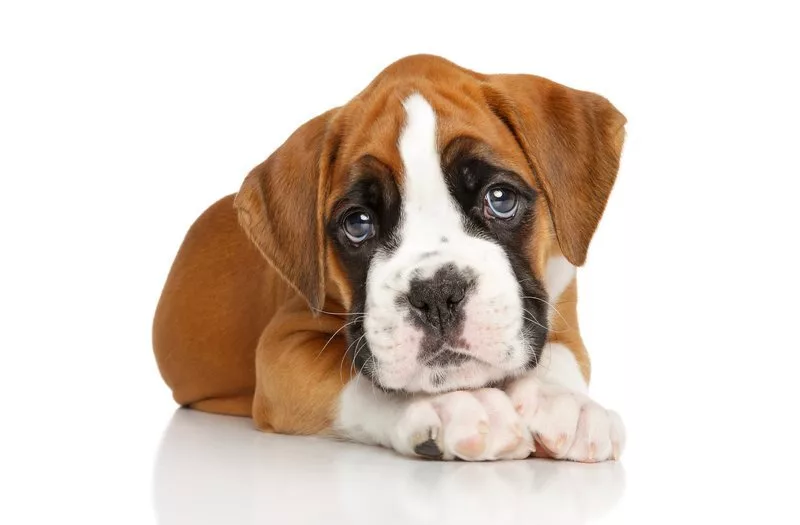
#> input picture lab1/input/dog.jpg, 800 x 525 px, found by its file name
$ python main.py
#> lines starting #> are read from the running program, lines starting #| are printed output that depends on the picture; after the words box and inside, x2 and y2 are one past the last pixel; in counts of white or black regions, pixels touching at a corner belong together
import cv2
import numpy as np

def convert_to_black_and_white_and_get_mask(input_image_path, output_bw_path, output_mask_path):
    # Load the image using OpenCV
#> called with input_image_path = 'lab1/input/dog.jpg', output_bw_path = 'lab1/output/black_white_dog.jpg', output_mask_path = 'lab1/output/binary_mask_dog.jpg'
    image = cv2.imread(input_image_path)
#> image is the input picture: shape (525, 800, 3); mean B, G, R 197.8, 207.9, 220.9

    # Check if the image was loaded successfully
    if image is not None:
    # Get the height and width of the image
        height, width, _ = image.shape
#> height = 525; width = 800

        # Create an empty black and white image of the same size
        black_white_image = np.zeros((height, width), dtype=np.uint8)

        # Iterate over each pixel in the image
        for y in range(height):
            for x in range(width):
                # Get the pixel value at the current position
                pixel = image[y, x]

                # Calculate the grayscale value using the formula: gray = 0.299*R + 0.587*G + 0.114*B
                gray = int(0.36 * pixel[2] + 0.53 * pixel[1] + 0.11 * pixel[0])

                # Set the grayscale value for the corresponding pixel in the black and white image
                black_white_image[y, x] = gray
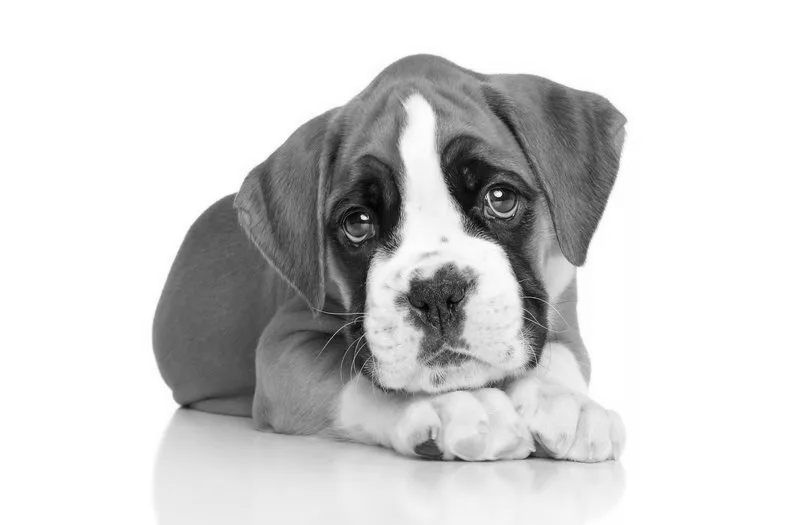
#> black_white_image: shape (525, 800); min 0, max 255, mean 211.2

        # Save the black and white image
        cv2.imwrite(output_bw_path, black_white_image)

        # Apply a global threshold to create a binary mask
        _, binary_mask = cv2.threshold(black_white_image, 248, 255, cv2.THRESH_BINARY_INV)
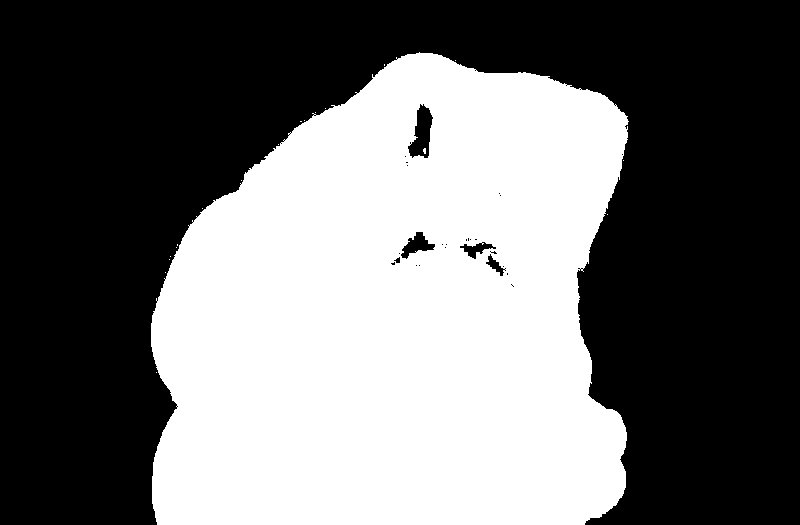
#> binary_mask: shape (525, 800); 43.2% white; 19 white regions (18 under 20 px), largest, box (x1, y1, x2, y2) and area: (151, 52, 629, 525) 181342

        # Save the binary mask
        cv2.imwrite(output_mask_path, binary_mask)

        print("Image converted to grayscale and saved as", output_bw_path)
        print("Binary mask saved as", output_mask_path)
    else:
        print("Failed to load the image.")
    return image,binary_mask,black_white_image

def cut_object_from_image(input_image_path, binary_mask_path, output_cut_path):
    # Load the input image and binary mask using OpenCV
#> called with input_image_path = 'lab1/input/dog.jpg', binary_mask_path = 'lab1/output/binary_mask_dog.jpg', output_cut_path = 'lab1/output/extracted_dog.jpg'
    input_image = cv2.imread(input_image_path)
    binary_mask = cv2.imread(binary_mask_path, cv2.IMREAD_GRAYSCALE)
#> binary_mask: shape (525, 800); min 0, max 255, mean 110.1

    # Check if the images were loaded successfully
    if input_image is not None and binary_mask is not None:
        # Create an empty image with the same dimensions as the input image
        output_cut_image = np.zeros_like(input_image)

        # Copy the object from the input image where the mask is white
        output_cut_image = cv2.bitwise_and(input_image, input_image, mask=binary_mask)
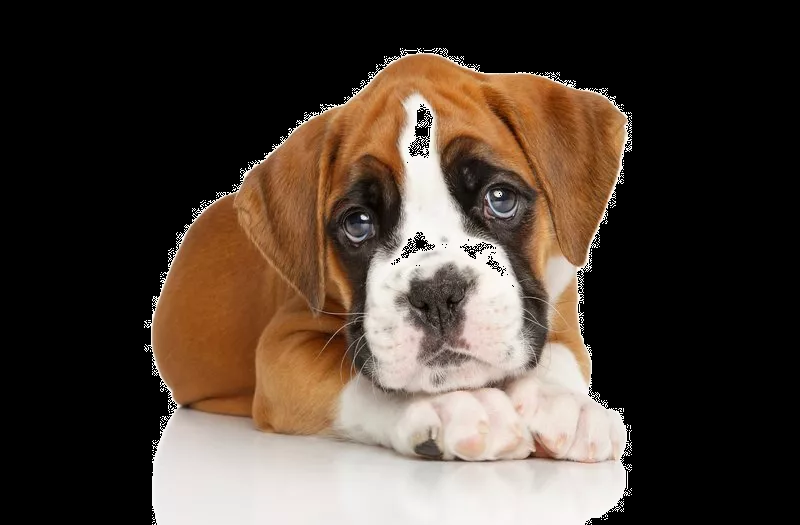
#> output_cut_image: shape (525, 800, 3); mean B, G, R 54.5, 64.5, 77.6

        # Save the result with the object extracted
        cv2.imwrite(output_cut_path, output_cut_image)

        print("Object cut and saved as", output_cut_path)
    else:
        print("Failed to load the input image or binary mask.")

for i in ['dog.jpg','loremipsum.png','pear.jpg','text.png']:
    image = 'lab1/input/'+i
    output_bw_path='lab1/output/black_white_'+i
    output_mask_path='lab1/output/binary_mask_'+i
    output_extracted_path='lab1/output/extracted_'+i

    _, masked, bw_image = convert_to_black_and_white_and_get_mask(image,output_bw_path,output_mask_path)
    cut_object_from_image(image,output_mask_path,output_extracted_path)
#> pass 2 of the loop `for i in ['dog.jpg','loremipsum.png','pear.jpg','text.png']:`:
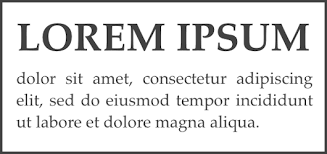
#> input picture lab1/input/loremipsum.png, 327 x 154 px, found by its file name
#> in convert_to_black_and_white_and_get_mask, image is the input picture: shape (154, 327, 3); min 0, max 255, mean 226.6
#> in convert_to_black_and_white_and_get_mask (call 2), `_, binary_mask = cv2.threshold(black_white_image, 248, 255, cv2.THRESH..`:
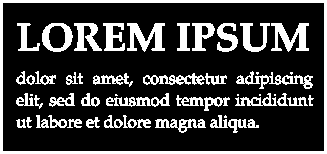
#> binary_mask: shape (154, 327); 22.5% white; 52 white regions (8 under 20 px), largest, box (x1, y1, x2, y2) and area: (0, 0, 327, 154) 2850, (127, 23, 165, 52) 598, (271, 23, 309, 52) 577
#> in cut_object_from_image (call 2), `output_cut_image = cv2.bitwise_and(input_image, input_image, mask=bina..`:
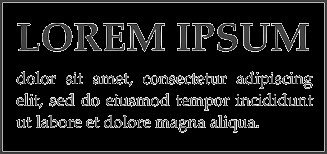
#> output_cut_image: shape (154, 327, 3); min 0, max 248, mean 29.1
#> pass 3 of the loop `for i in ['dog.jpg','loremipsum.png','pear.jpg','text.png']:`:
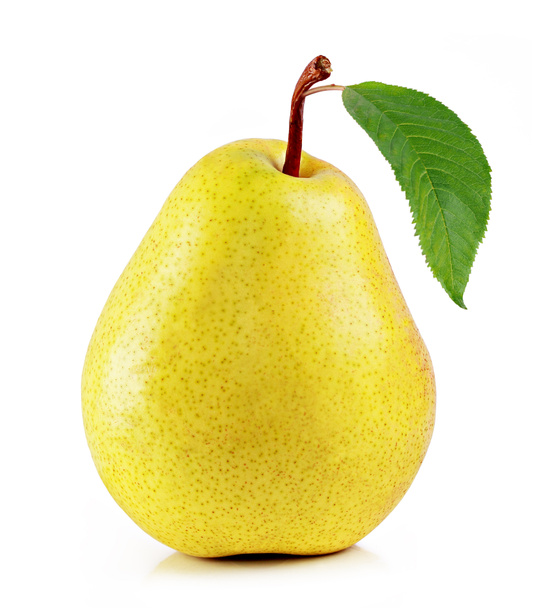
#> input picture lab1/input/pear.jpg, 540 x 608 px, found by its file name
#> in convert_to_black_and_white_and_get_mask, image is the input picture: shape (608, 540, 3); mean B, G, R 176.6, 230.7, 236.1
#> in convert_to_black_and_white_and_get_mask (call 3), `_, binary_mask = cv2.threshold(black_white_image, 248, 255, cv2.THRESH..`:
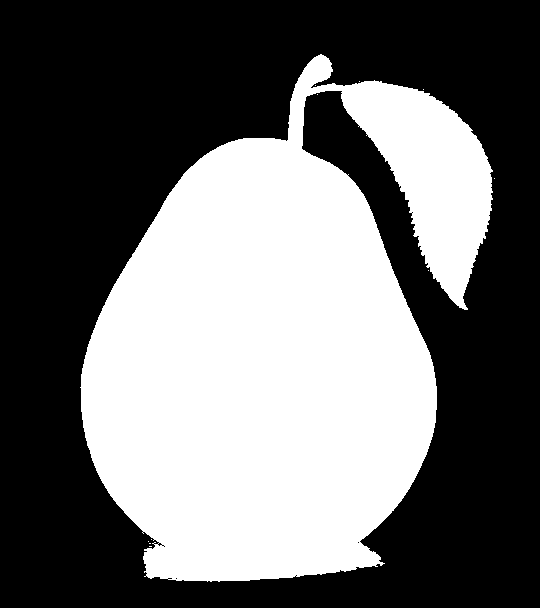
#> binary_mask: shape (608, 540); 42.1% white; 11 white regions (10 under 20 px), largest, box (x1, y1, x2, y2) and area: (80, 54, 493, 582) 138117
#> in cut_object_from_image (call 3), `output_cut_image = cv2.bitwise_and(input_image, input_image, mask=bina..`:
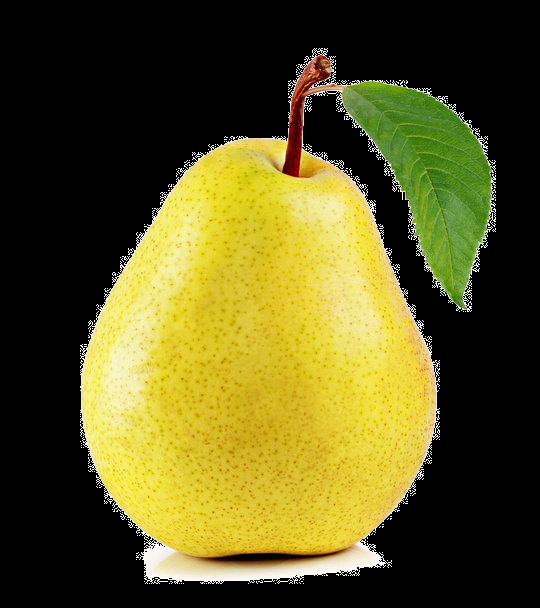
#> output_cut_image: shape (608, 540, 3); mean B, G, R 31.6, 85.7, 91.1
#> the loop made 4 passes; the first 3 are shown
